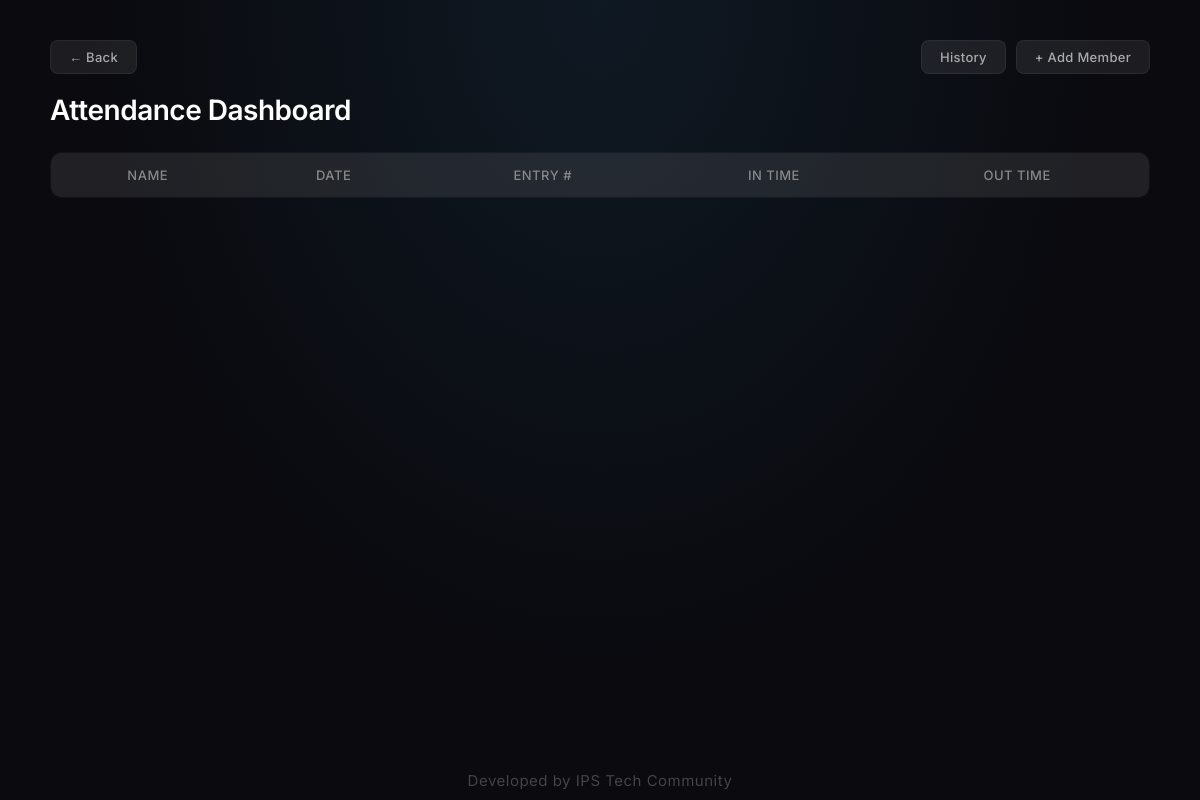
Page /dashboard on the earlier database version.
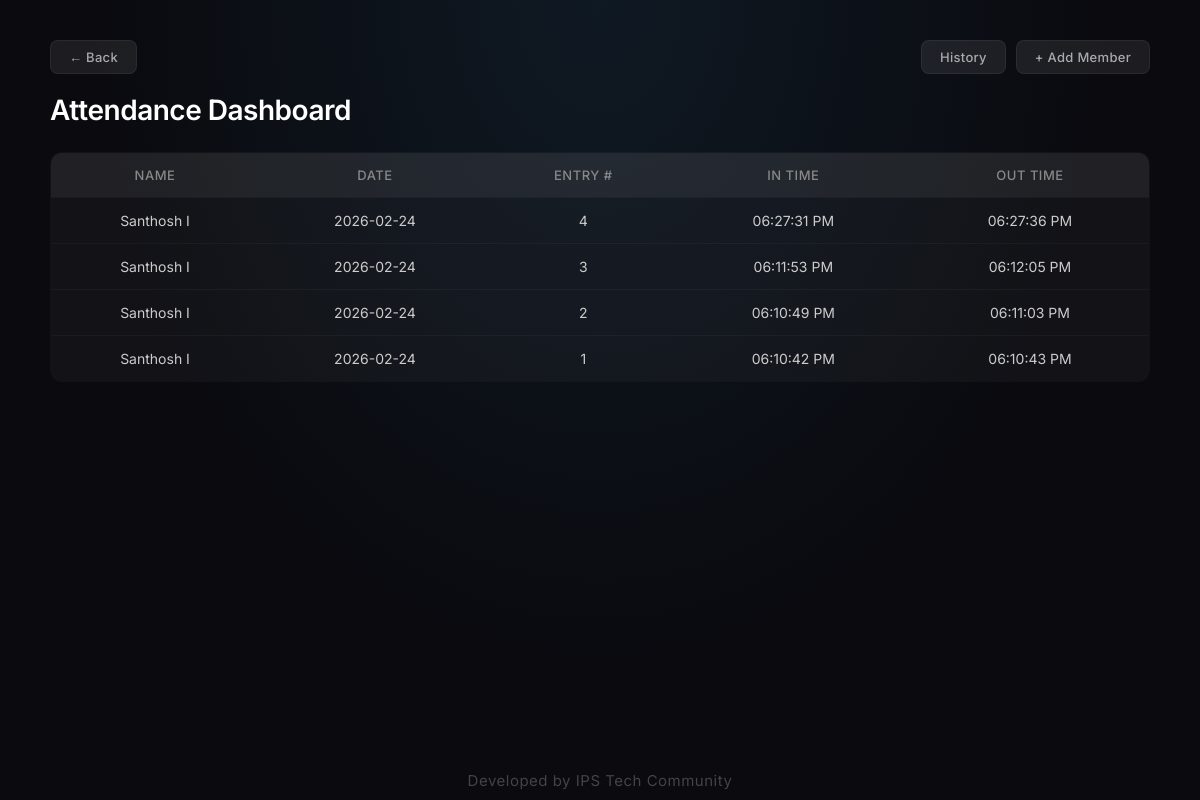
Same page on the later database version.
### tables this page shows
CREATE TABLE attendance (
            id INTEGER PRIMARY KEY AUTOINCREMENT,
            student_id INTEGER,
            date TEXT,
            in_time TEXT,
            out_time TEXT,
            entry_number INTEGER DEFAULT 1,
            FOREIGN KEY(student_id) REFERENCES students(id)
        );

CREATE TABLE students (
            id INTEGER PRIMARY KEY AUTOINCREMENT,
            name TEXT NOT NULL,
            roll_number TEXT,
            rfid_uid TEXT UNIQUE NOT NULL
        );

### app.py (the view)
@app.route("/dashboard")
def dashboard():
    conn = get_db()
    cursor = conn.cursor()
    records = cursor.execute('''
        SELECT students.name, attendance.date,
               attendance.entry_number, attendance.in_time, attendance.out_time
        FROM attendance
        JOIN students ON students.id = attendance.student_id
        ORDER BY attendance.date DESC, attendance.id DESC
    ''').fetchall()
    conn.close()
    return render_template("dashboard.html", records=records)

### app.py (called while the page is built)
@app.template_filter('to12hr')
def to12hr_filter(time_str):
    if not time_str:
        return '-'
    try:
        t = datetime.strptime(time_str, '%H:%M:%S')
        return t.strftime('%I:%M:%S %p')
    except ValueError:
        return time_str

def get_db():
    conn = sqlite3.connect(DATABASE)
    conn.row_factory = sqlite3.Row
    return conn

### templates/dashboard.html (shortened to what this page needs)
<!DOCTYPE html>
<html>
<head>
    <link rel="stylesheet" href="{{ url_for('static', filename='style.css') }}">
</head>
<body>
<div class="dashboard-container">
    <div class="dashboard-header">
        <a href="/" class="back-btn">&larr; Back</a>
        <div class="dashboard-header-right">
            <a href="/history" class="history-btn">History</a>
            <a href="#" class="add-member-btn" onclick="showPasswordModal()">+ Add Member</a>
        </div>
    </div>
    <h1>Attendance Dashboard</h1>
    <table>
        <thead>
            <tr>
                <th>Name</th>
                <th>Date</th>
                <th>Entry #</th>
                <th>In Time</th>
                <th>Out Time</th>
            </tr>
        </thead>
        <tbody>
            {% for record in records %}
            <tr>
                <td>{{ record.name }}</td>
                <td>{{ record.date }}</td>
                <td>{{ record.entry_number }}</td>
                <td>{{ record.in_time | to12hr }}</td>
                <td>{{ record.out_time | to12hr }}</td>
            </tr>
            {% endfor %}
        </tbody>
    </table>
</div>
<footer class="footer">Developed by IPS Tech Community</footer>
</body>
</html>

### static/style.css (style rules this page uses)
body { margin: 0; font-family: 'Inter', 'Segoe UI', sans-serif; background: #0a0a0f; color: white; }
.footer { position: fixed; bottom: 0; left: 0; width: 100%; text-align: center; padding: 10px 0; font-size: 15px; color: #444; background: transparent; letter-spacing: 0.5px; }
.dashboard-container { padding: 40px 50px; position: relative; min-height: 100vh; box-sizing: border-box; background: radial-gradient(ellipse at top, #0f1923 0%, #0a0a0f 60%); }
.back-btn { display: inline-block; padding: 8px 18px; background: rgba(255, 255, 255, 0.08); color: #aaa; text-decoration: none; border-radius: 8px; font-size: 13px; font-weight: 500; transition: all 0.3s; border: 1px solid rgba(255, 255, 255, 0.06); letter-spacing: 0.3px; }
.dashboard-header { display: flex; justify-content: space-between; align-items: center; margin-bottom: 10px; }
.dashboard-container h1 { margin-bottom: 25px; font-size: 28px; font-weight: 600; letter-spacing: -0.5px; }
table { width: 100%; border-collapse: collapse; background: rgba(255, 255, 255, 0.03); border: 1px solid rgba(255, 255, 255, 0.06); border-radius: 12px; overflow: hidden; }
th, td { padding: 14px 16px; text-align: center; }
th { background: rgba(255, 255, 255, 0.06); font-weight: 500; font-size: 13px; text-transform: uppercase; letter-spacing: 0.5px; color: #888; }
td { font-size: 14px; color: #ccc; border-top: 1px solid rgba(255, 255, 255, 0.04); }
.add-member-btn { padding: 8px 18px; background: rgba(255, 255, 255, 0.08); color: #aaa; text-decoration: none; border-radius: 8px; font-size: 13px; font-weight: 500; transition: all 0.3s; border: 1px solid rgba(255, 255, 255, 0.06); letter-spacing: 0.3px; }
.dashboard-header-right { display: flex; gap: 10px; align-items: center; }
.history-btn { padding: 8px 18px; background: rgba(255, 255, 255, 0.08); color: #aaa; text-decoration: none; border-radius: 8px; font-size: 13px; font-weight: 500; transition: all 0.3s; border: 1px solid rgba(255, 255, 255, 0.06); letter-spacing: 0.3px; }

Differences in the rows shown:
added attendance: name "Santhosh I", date "2026-02-24", entry_number "4", in_time|to12hr "06:27:31 PM", out_time|to12hr "06:27:36 PM"
added attendance: name "Santhosh I", date "2026-02-24", entry_number "3", in_time|to12hr "06:11:53 PM", out_time|to12hr "06:12:05 PM"
added attendance: name "Santhosh I", date "2026-02-24", entry_number "2", in_time|to12hr "06:10:49 PM", out_time|to12hr "06:11:03 PM"
added attendance: name "Santhosh I", date "2026-02-24", entry_number "1", in_time|to12hr "06:10:42 PM", out_time|to12hr "06:10:43 PM"
